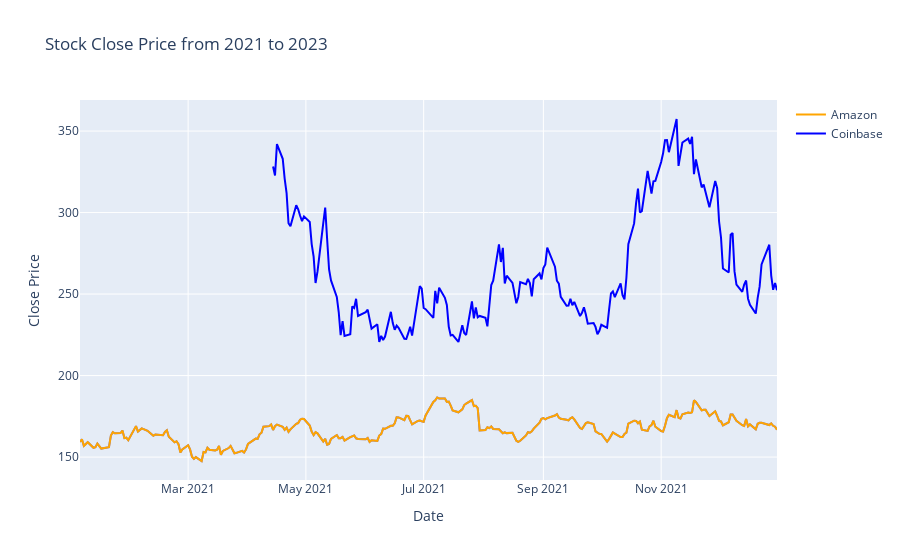

Notebook code for this chart:
### Markdown cell above
### Price

### Code cell
# Plotting
fig = px.line(amazon_filtered, x='Date', y='Close', title='Stock Close Price from 2021 to 2023')
fig.update_traces()
fig.add_scatter(x=amazon_filtered['Date'], y=amazon_filtered['Close'], mode='lines', line_color='orange', name='Amazon')
fig.add_scatter(x=coinbase_filtered['Date'], y=coinbase_filtered['Close'], mode='lines', line_color='blue', name='Coinbase')

fig.update_xaxes(title='Date')
fig.update_yaxes(title='Close Price')
fig.show()

### Figure 1 — Plotly figure (JSON) as saved in the notebook; plotly's stock layout.template omitted (floating-point values rounded to 4 significant figures; data arrays with more than 128 entries replaced by an {"elided": "..."} marker saying what was removed)
{"data": [{"hovertemplate": "Date=%{x}<br>Close=%{y}<extra></extra>", "legendgroup": "", "line": {"color": "#636efa", "dash": "solid"}, "marker": {"symbol": "circle"}, "mode": "lines", "name": "", "orientation": "v", "showlegend": false, "type": "scatter", "x": {"elided": "252 str values"}, "xaxis": "x", "y": {"elided": "252 float values"}, "yaxis": "y"}, {"line": {"color": "orange"}, "mode": "lines", "name": "Amazon", "type": "scatter", "x": {"elided": "252 str values"}, "y": {"elided": "252 float values"}}, {"line": {"color": "blue"}, "mode": "lines", "name": "Coinbase", "type": "scatter", "x": {"elided": "183 str values"}, "y": {"elided": "183 float values"}}], "layout": {"legend": {"tracegroupgap": 0}, "title": {"text": "Stock Close Price from 2021 to 2023"}, "xaxis": {"anchor": "y", "domain": [0, 1], "title": {"text": "Date"}}, "yaxis": {"anchor": "x", "domain": [0, 1], "title": {"text": "Close Price"}}}}
